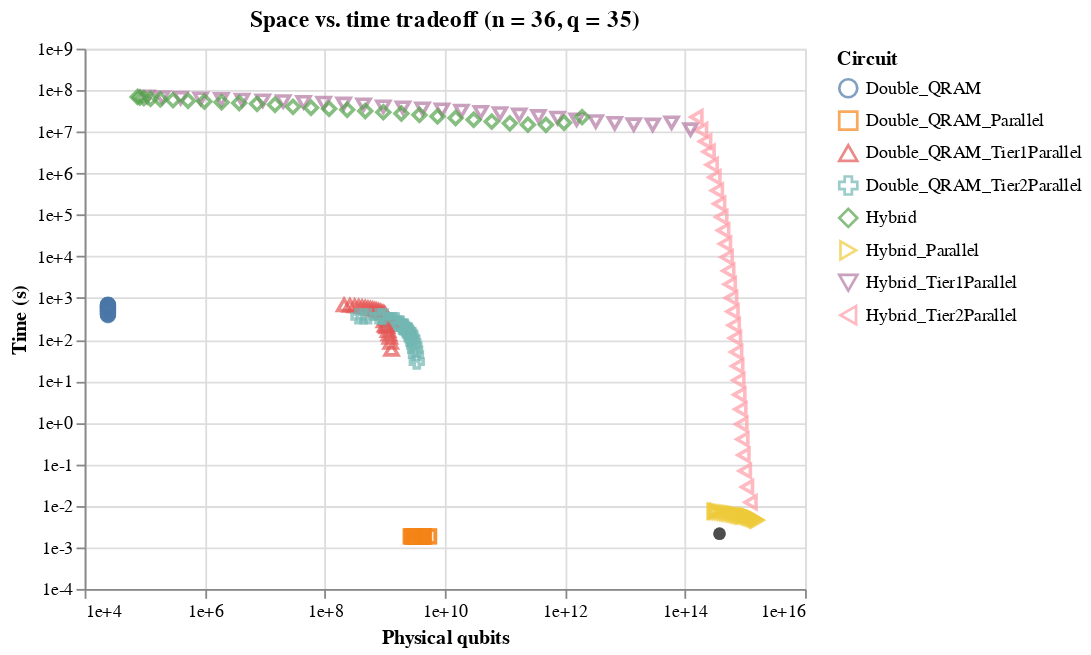

Notebook code for this chart:
### Code cell
# Space vs. time tradeoff for all double and hybrids with n = 36, q = 35
hybrids = df[np.logical_and([df['name'][i][0:6] == "Hybrid" for i in range(df.shape[0])], np.logical_and(df['n'] == 36, df['q'] == 35))]
doubles = df[np.logical_and([df['name'][i][0:6] == "Double" for i in range(df.shape[0])], np.logical_and(df['n'] == 36, df['q'] == 35))]
doubles = doubles[doubles['b1'] == 17]

bb = df[df['name'] == 'BucketBrigadeParallel']
bb = bb[bb['n'] == 36]

h_lines = Chart(hybrids, title="Space vs. time tradeoff (n = 36, q = 35)").mark_point(size=50).encode(x=X('total_phys_q',
                                  scale=Scale(type='log',
                                              domain=[1e4,1e16]),
                                  axis=Axis(title="Physical qubits",
                                            format="e")),
                              y=Y('total_time',
                                  scale=Scale(type='log',domain=[1e-4,1e9]),
                                  axis=Axis(title="Time (s)",
                                            format="e")),
                               shape='name',                                                                                     
                              color=Color('name', legend=Legend(title="Circuit"))
                              )

d_lines = Chart(doubles, title="Space vs. time tradeoff (n = 36, q = 35)").mark_point(size=50).encode(x=X('total_phys_q',
                                  scale=Scale(type='log',
                                              domain=[1e4,1e16]),
                                  axis=Axis(title="Physical qubits",
                                            format="e",tickCount=6)),
                              y=Y('total_time',
                                  scale=Scale(type='log',domain=[1e-4,1e9]),
                                  axis=Axis(title="Time (s)",
                                            format="e")),
                               shape='name',                                                                                     
                              color=Color('name', legend=Legend(title="Circuit"))
                              )

points = Chart(bb).mark_circle(size=50, color='black').encode(x=X('total_phys_q'), y=('total_time'))

h_lines + d_lines + points
